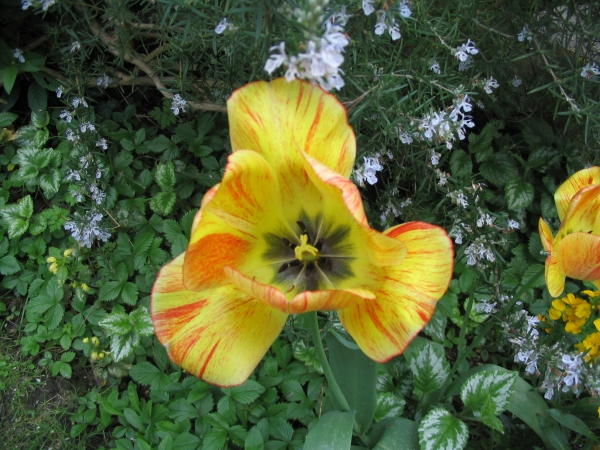
%> input picture pca/data/flower.jpg, 600 x 450 px
$ octave --eval "my_pca('data/flower.jpg');"   (GNU Octave 9; MATLAB toolbox functions it lacks are replaced by stand-ins)
%> lines starting %> are read from the running program, lines starting %| are printed output that depends on the picture
function [] = my_pca(img_name)
%> called with img_name = 'data/flower.jpg'
	img = imread(img_name);
%> img is the input picture: size 450x600x3 uint8; mean R, G, B 83.8, 94.5, 52.7
	img = im2double(rgb2gray(img));
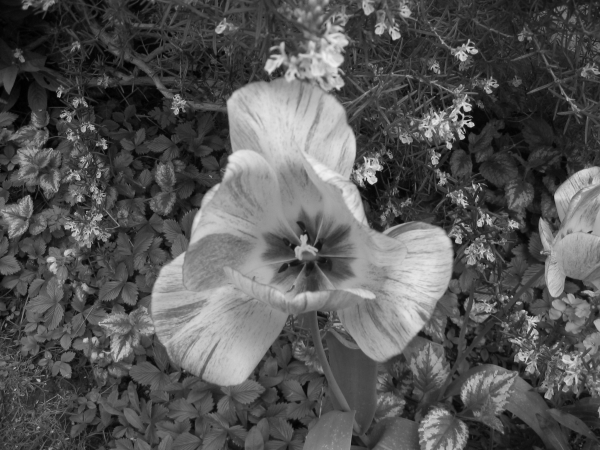
%> img: size 450x600 double; min 0, max 0.945, mean 0.339
	imshow(img);
	drawnow;

	img = imresize(img, 0.8);
%> img: size 360x480 double

	m = mean(img);
%> m = 480 values, max 0.519 at index 267, min 0.204 at index 431, mean 0.339
	[row, col] = size(img);
%> row = 360; col = 480
	m = repmat(m, row, 1);
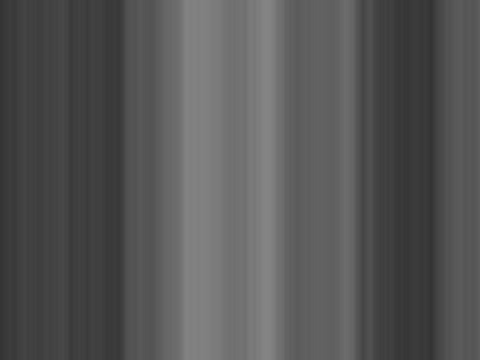
%> m: size 360x480 double; min 0.204, max 0.519, mean 0.339
	img = img - m;
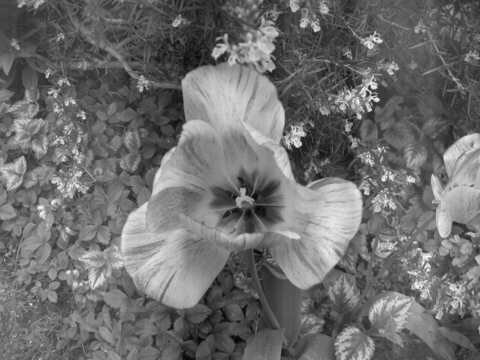
%> img: size 360x480 double; min -0.468, max 0.614, mean 2.18e-18; drawn with min black and max white

	c = img'*img;
	[v,d] = eig(c);
	[v,d] =  sortem(v,d);
%> in sortem, `[c, ind]=sort(diag(D),'descend');`: c = 480 values, max 1924.9 at index 1, min -1.91e-13 at index 480, mean 12.01; ind = 480 values, max 480 at index 1, min 1 at index 480, mean 240.5

	[sz, sz] = size(v);
%> sz = 480
	% v = v(:, 1:sz/2);
	v = v(:,1:10);
	size(v)
%> ans = [480 10]

	% red_img = v*v'*img';
	% red_img = red_img' + m;
	red_img = img*v*v' + m;
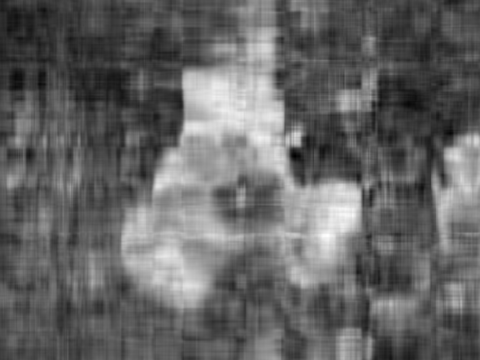
%> red_img: size 360x480 double; min -0.0673, max 0.957, mean 0.339; drawn with min black and max white


	imshow(red_img);
	drawnow;

function [P2,D2]=sortem(P,D)
	D2=diag(sort(diag(D),'descend'));
	[c, ind]=sort(diag(D),'descend');
	P2=P(:,ind);
